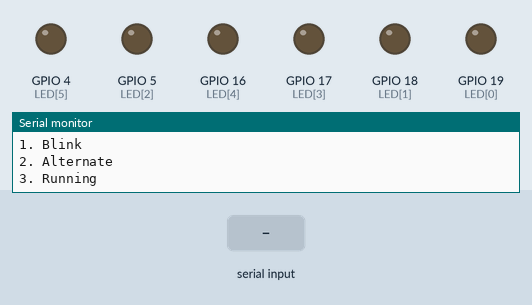
The sketch below on a simulated ESP32. Shown: output pins drawn as LEDs (lit = HIGH), the last lines printed to the serial monitor. Dashed ring = blinking. Inputs (shaded band) come from the test bench.

Above: at 1.2 s.
1.3 s: "1\n" received over Serial
At 1.7 s:
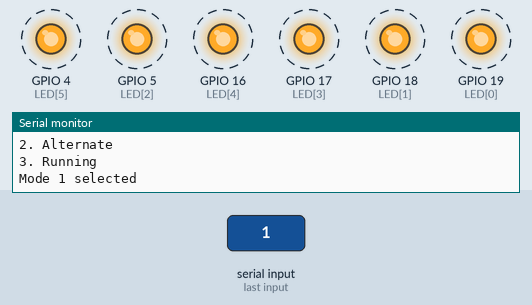
4.3 s: "2\n" received over Serial
At 6.7 s:
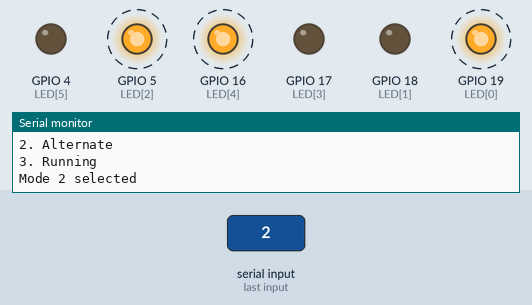
Timing chart, 0 to 12.8 s (numbered marks = the images above; inputs shaded):
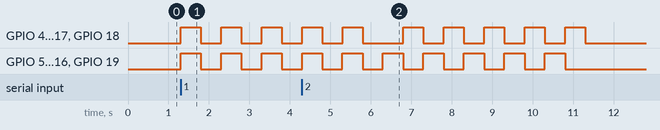

The sketch:

LEDs_Lightning_Modes.ino
```cpp
/*========================================================================
                         LEDs Lightning Modes
==========================================================================
Description:
  This program allows the user to select an LED lighting mode through
  the Serial Monitor.

  Mode 1: Blink
  Mode 2: Alternate
  Mode 3: Running Lights

Programmer:
  Rhile Galpo

Date:
  7 Nov 2026
==========================================================================*/

// GPIOs
const uint8_t LED[] = {19, 18, 5, 17, 16, 4};
const uint8_t NUM_LEDS = sizeof(LED) / sizeof(LED[0]);

// Variables
uint8_t mode = 0;
bool display_msg = true;

void mode_msg() {
  Serial.println(
    "\nSelect Mode:\n"
    "1. Blink\n"
    "2. Alternate\n"
    "3. Running"
  );
}

#include "modes.h"

void setup() {
  // Baud rate
  Serial.begin(9600);

  // Set LEDs as outputs
  for (int i = 0; i < NUM_LEDS; i++) {
    pinMode(LED[i], OUTPUT);
    digitalWrite(LED[i], LOW);
  }
}

void loop() {
  if (display_msg) {
    mode_msg();
    display_msg = false;
  }

  // Read mode from Serial Monitor
  if (Serial.available()) {
    mode = Serial.readStringUntil('\n').toInt();
    Serial.printf("Mode %d selected\n", mode);

    // Select LED mode
    switch (mode) {
      case 1:
        led_blink();
        break;

      case 2:
        led_alt();
        break;

      case 3:
        led_run();
        break;

      default:
        Serial.println("Invalid Input");
        break;
    }

    display_msg = true;
  }
}
```

modes.h
```cpp
void led_blink() {
  // Turn all LEDs ON and OFF
  for (int count = 0; count < 5; count++) {
    for (int i = 0; i < NUM_LEDS; i++) {
      digitalWrite(LED[i], HIGH);
    }
    delay(500);

    for (int i = 0; i < NUM_LEDS; i++) {
      digitalWrite(LED[i], LOW);
    }
    delay(500);
  }
}

void led_alt() {
  // Turn ON alternate LEDs
  for (int count = 0; count < 5; count++) {
    for (int i = 0; i < NUM_LEDS; i++) {
      if (i % 2 == 0) {
        digitalWrite(LED[i], HIGH);
      } else {
        digitalWrite(LED[i], LOW);
      }
    }
    delay(500);

    for (int i = 0; i < NUM_LEDS; i++) {
      if (i % 2 == 0) {
        digitalWrite(LED[i], LOW);
      } else {
        digitalWrite(LED[i], HIGH);
      }
    }
    delay(500);
  }

  // Turn all LEDs OFF
  for (int i = 0; i < NUM_LEDS; i++) {
    digitalWrite(LED[i], LOW);
  }
}

void led_run() {
  // Turn ON LEDs one at a time
  for (int count = 0; count < 3; count++) {
    for (int i = 0; i < NUM_LEDS; i++) {
      digitalWrite(LED[i], HIGH);
      delay(300);
      digitalWrite(LED[i], LOW);
    }
  }
}
```

Measured:
- after the input at 1.3 s, GPIO 4 (LED[5]), GPIO 5 (LED[2]), GPIO 16 (LED[4]), GPIO 17 (LED[3]), GPIO 18 (LED[1]), GPIO 19 (LED[0]): alternates HIGH for 0.50 s and LOW for 0.50 s, starting at once
